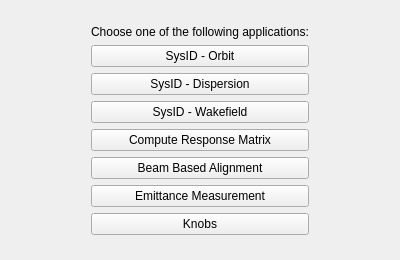
<?xml version="1.0" encoding="UTF-8"?>
<ui version="4.0">
 <class>MainWindow</class>
 <widget class="QMainWindow" name="MainWindow">
  <property name="geometry">
   <rect>
    <x>0</x>
    <y>0</y>
    <width>400</width>
    <height>200</height>
   </rect>
  </property>
  <property name="windowTitle">
   <string>SYSID</string>
  </property>
  <widget class="QWidget" name="centralwidget">
   <layout class="QVBoxLayout" name="verticalLayout_2">
    <property name="leftMargin"><number>16</number></property>
    <property name="topMargin"><number>16</number></property>
    <property name="rightMargin"><number>16</number></property>
    <property name="bottomMargin"><number>16</number></property>

    <item>
     <layout class="QVBoxLayout" name="verticalLayout">
      <item>
       <layout class="QHBoxLayout" name="horizontal_layout">
        <item alignment="Qt::AlignHCenter">
         <widget class="QWidget" name="buttons_container">
          <property name="maximumSize">
           <size>
            <width>320</width>
            <height>16777215</height>
           </size>
          </property>



          <layout class="QVBoxLayout" name="interfaces_buttons_layout">


           <item alignment="Qt::AlignHCenter">
            <widget class="QLabel" name="label_info">
             <property name="text">
              <string>Choose one of the following applications:</string>
           </property>
            </widget>
           </item>




           <item>
            <widget class="QPushButton" name="sysid_interface_orbit_button">
             <property name="text"><string>SysID - Orbit</string></property>
             <property name="sizePolicy">
              <sizepolicy hsizetype="Expanding" vsizetype="Fixed">
               <horstretch>0</horstretch><verstretch>0</verstretch>
              </sizepolicy>
             </property>
            </widget>
           </item>

           <item>
            <widget class="QPushButton" name="sysid_interface_dispersion_button">
             <property name="text"><string>SysID - Dispersion</string></property>
             <property name="sizePolicy">
              <sizepolicy hsizetype="Expanding" vsizetype="Fixed">
               <horstretch>0</horstretch><verstretch>0</verstretch>
              </sizepolicy>
             </property>
            </widget>
           </item>

           <item>
            <widget class="QPushButton" name="sysid_interface_wakefield_button">
             <property name="text"><string>SysID - Wakefield</string></property>
             <property name="sizePolicy">
              <sizepolicy hsizetype="Expanding" vsizetype="Fixed">
               <horstretch>0</horstretch><verstretch>0</verstretch>
              </sizepolicy>
             </property>
            </widget>
           </item>



           <item>
            <widget class="QPushButton" name="compute_matrix_button">
             <property name="text"><string>Compute Response Matrix</string></property>
             <property name="sizePolicy">
              <sizepolicy hsizetype="Expanding" vsizetype="Fixed">
               <horstretch>0</horstretch><verstretch>0</verstretch>
              </sizepolicy>
             </property>
            </widget>
           </item>
           <item>
            <widget class="QPushButton" name="bba_interface_button">
             <property name="text"><string>Beam Based Alignment</string></property>
             <property name="sizePolicy">
              <sizepolicy hsizetype="Expanding" vsizetype="Fixed">
               <horstretch>0</horstretch><verstretch>0</verstretch>
              </sizepolicy>
             </property>
            </widget>
           </item>
           <item>
            <widget class="QPushButton" name="emittance_interface_button">
             <property name="text"><string>Emittance Measurement</string></property>
             <property name="sizePolicy">
              <sizepolicy hsizetype="Expanding" vsizetype="Fixed">
               <horstretch>0</horstretch><verstretch>0</verstretch>
              </sizepolicy>
             </property>
            </widget>
           </item>
           <item>
            <widget class="QPushButton" name="knobs_interface_button">
             <property name="text"><string>Knobs</string></property>
             <property name="sizePolicy">
              <sizepolicy hsizetype="Expanding" vsizetype="Fixed">
               <horstretch>0</horstretch><verstretch>0</verstretch>
              </sizepolicy>
             </property>
            </widget>
           </item>



          </layout>
         </widget>
        </item>
       </layout>
      </item>
     </layout>
    </item>
   </layout>
  </widget>
 </widget>
 <resources/>
 <connections/>
</ui>
